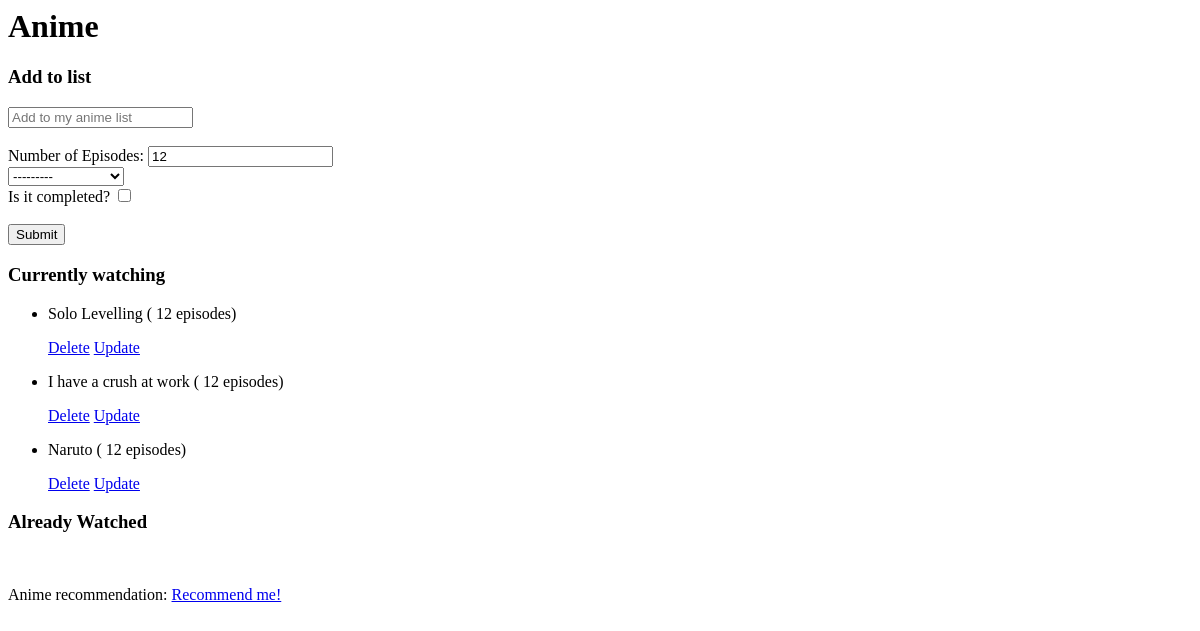
The app's page /, older data.
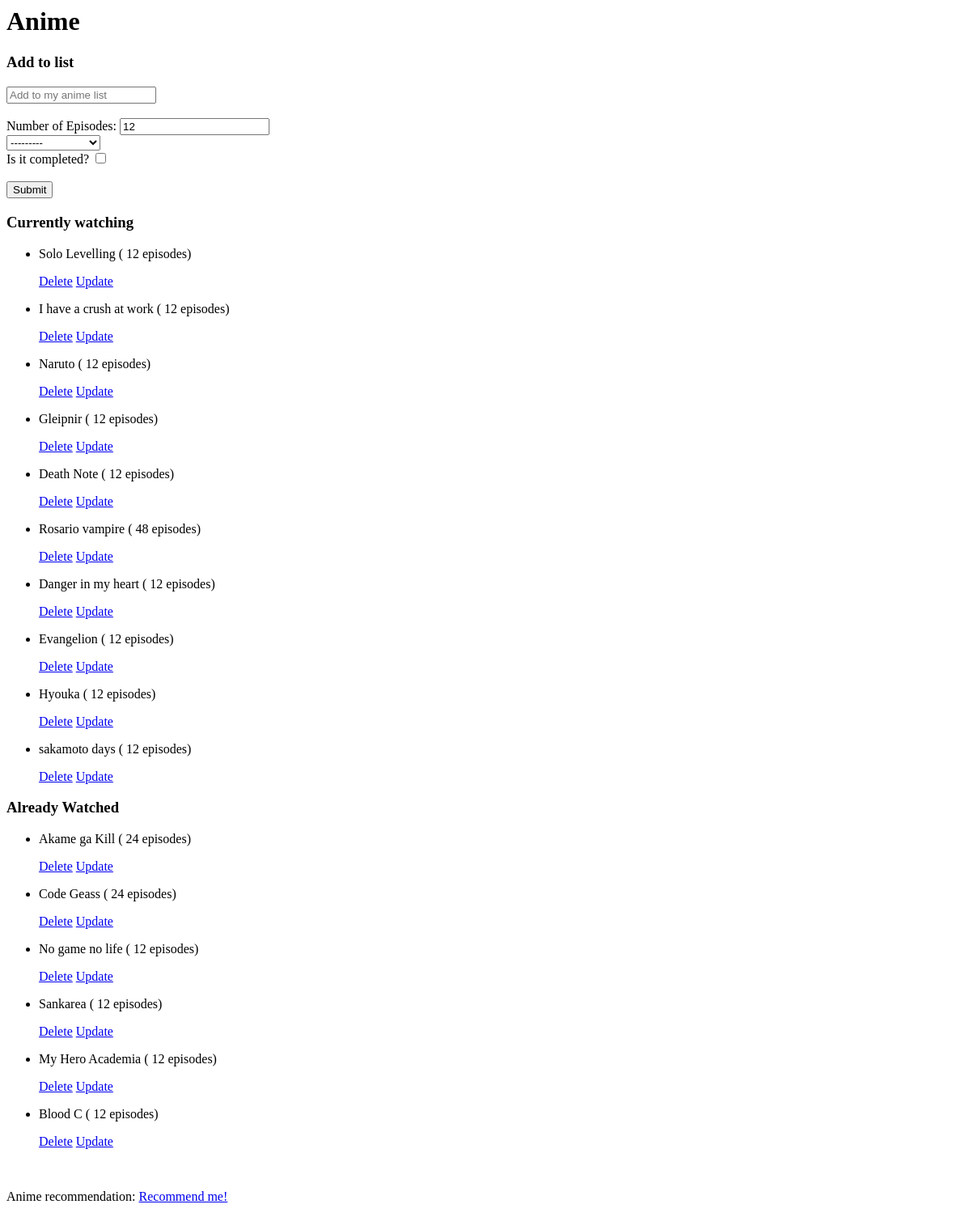
The same page, newer data.
### anime_list/models.py (models this page shows)
class Anime(models.Model):
   ANIME_GENRE = (
    ("ACTION", "Action"),
    ("ADVENTURE", "Adventure"),
    ("COMEDY", "Comedy"),
    ("DRAMA", "Drama"),
    ("FANTASY", "Fantasy"),
    ("HORROR", "Horror"),
    ("MAGIC", "Magic"),
    ("MECHA", "Mecha"),
    ("MYSTERY", "Mystery"),
    ("PSYCHOLOGICAL", "Psychological"),
    ("ROMANCE", "Romance"),
    ("SCI_FI", "Sci-Fi"),
    ("SLICE_OF_LIFE", "Slice of Life"),
    ("SPORTS", "Sports"),
    ("SUPERNATURAL", "Supernatural"),
    ("THRILLER", "Thriller"),
    ("HISTORICAL", "Historical"),
    ("MARTIAL_ARTS", "Martial Arts"),
    ("MUSIC", "Music"),
    ("PARODY", "Parody"),
    ("GAME", "Game"),
    ("DEMONS", "Demons"),
    ("SHOUNEN", "Shounen"),
    ("SHOUJO", "Shoujo"),
    ("SEINEN", "Seinen"),
    ("JOSEI", "Josei"),
    ("HAREM", "Harem"),
    ("REVERSE_HAREM", "Reverse Harem"),
    ("MILITARY", "Military"),
    ("VAMPIRE", "Vampire"),
    ("POLICE", "Police"),
    ("SAMURAI", "Samurai"),
    ("KIDS", "Kids"),
    )
   title = models.CharField(max_length=1000)
   genre = MultiSelectField(max_length=200,
                  choices=ANIME_GENRE)
   num_ep = models.IntegerField(default=12)
   completed = models.BooleanField()
   def __str__(self):
      return self.title

### anime_list/views.py (the view)
# urls.py: path('', views.index, name="home"),
def index(request):
    form = AnimeForm()
    anime = Anime.objects.all()
    if request.method == 'POST':
        form = AnimeForm(request.POST)
        if form.is_valid():
            form.save()
    context = {"animes": anime, "AnimeForm": form}
    return render(request, 'home.html', context)

### anime_list/forms.py
class AnimeForm(forms.ModelForm):
    title = forms.CharField(widget=forms.TextInput(attrs={'placeholder': 'Add to my anime list'}))
    class Meta:
        model = Anime
        fields = "__all__"

### anime_list/templates/home.html (shortened to what this page needs)
<h1>Anime</h1>
<h3>Add to list</h3>
<form method='POST' action='/'>
    {{AnimeForm.title}}<br> <br>
    Number of Episodes: {{AnimeForm.num_ep}}<br>
    {{AnimeForm.genre}}<br>
    Is it completed? {{AnimeForm.completed}} <br><br>
    <input class="btn" type="submit" name="add anime">
</form>
<h3>Currently watching</h3>
{% for anime in animes %}
    {% if anime.completed == False %}
        <ul>
            <li><p>  {{anime}} ( {{anime.num_ep}} episodes) <p>
                <a href="{% url 'delete-anime' anime.id %}"> Delete</a>
                <a href="{% url 'update-anime' anime.id %}"> Update</a>
            </li>
        </ul>
    {% endif %}
{% endfor %}
<break>
<h3>Already Watched</h3>
{% for anime in animes %}
    {% if anime.completed %}
        <ul>
            <li><p>  {{anime}} ( {{anime.num_ep}} episodes) <p>
                <a href="{% url 'delete-anime' anime.id %}"> Delete</a>
                <a href="{% url 'update-anime' anime.id %}"> Update</a>
            </li>
        </ul>
    {% endif %}
{% endfor %}
<br>
<p>Anime recommendation: <a href="/recommendation">Recommend me!</a></p>

Row changes from the older to the newer data that the page shows:
added Anime: title "Gleipnir", num_ep "12", shown under "Currently watching"
added Anime: title "Death Note", num_ep "12", shown under "Currently watching"
added Anime: title "Rosario vampire", num_ep "48", shown under "Currently watching"
added Anime: title "Danger in my heart", num_ep "12", shown under "Currently watching"
added Anime: title "Evangelion", num_ep "12", shown under "Currently watching"
added Anime: title "Hyouka", num_ep "12", shown under "Currently watching"
added Anime: title "sakamoto days", num_ep "12", shown under "Currently watching"
added Anime: title "Akame ga Kill", num_ep "24", shown under "Already Watched"
added Anime: title "Code Geass", num_ep "24", shown under "Already Watched"
added Anime: title "No game no life", num_ep "12", shown under "Already Watched"
added Anime: title "Sankarea", num_ep "12", shown under "Already Watched"
added Anime: title "My Hero Academia", num_ep "12", shown under "Already Watched"
added Anime: title "Blood C", num_ep "12", shown under "Already Watched"
